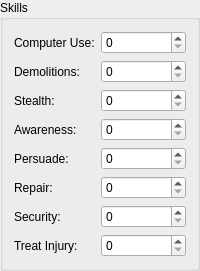
           <widget class="QGroupBox" name="groupBox_6">
            <property name="sizePolicy">
             <sizepolicy hsizetype="Expanding" vsizetype="Expanding">
              <horstretch>0</horstretch>
              <verstretch>0</verstretch>
             </sizepolicy>
            </property>
            <property name="title">
             <string>Skills</string>
            </property>
            <layout class="QFormLayout" name="formLayout_4">
             <item row="0" column="0">
              <widget class="QLabel" name="label_17">
               <property name="sizePolicy">
                <sizepolicy hsizetype="Preferred" vsizetype="Preferred">
                 <horstretch>0</horstretch>
                 <verstretch>0</verstretch>
                </sizepolicy>
               </property>
               <property name="text">
                <string>Computer Use:</string>
               </property>
              </widget>
             </item>
             <item row="0" column="1">
              <widget class="QSpinBox" name="computerUseSpin">
               <property name="minimum">
                <number>0</number>
               </property>
               <property name="maximum">
                <number>255</number>
               </property>
               <property name="sizePolicy">
                <sizepolicy hsizetype="Preferred" vsizetype="Preferred">
                 <horstretch>0</horstretch>
                 <verstretch>0</verstretch>
                </sizepolicy>
               </property>
               <property name="toolTip">
                <string>Computer Use (GFF: SkillList Rank for this skill). BYTE 0–255. Base skill
                 rank before modifiers. In-game: used for computer spikes, hacking, droid repair.
                 Modders: typical ranks 0–30; 255 is max. Cross-class ranks may use negative values
                 internally; editor uses 0–255.</string>
               </property>
              </widget>
             </item>
             <item row="1" column="0">
              <widget class="QLabel" name="label_18">
               <property name="sizePolicy">
                <sizepolicy hsizetype="Preferred" vsizetype="Preferred">
                 <horstretch>0</horstretch>
                 <verstretch>0</verstretch>
                </sizepolicy>
               </property>
               <property name="text">
                <string>Demolitions:</string>
               </property>
              </widget>
             </item>
             <item row="1" column="1">
              <widget class="QSpinBox" name="demolitionsSpin">
               <property name="minimum">
                <number>0</number>
               </property>
               <property name="maximum">
                <number>255</number>
               </property>
               <property name="sizePolicy">
                <sizepolicy hsizetype="Preferred" vsizetype="Preferred">
                 <horstretch>0</horstretch>
                 <verstretch>0</verstretch>
                </sizepolicy>
               </property>
               <property name="toolTip">
                <string>Demolitions (GFF: SkillList Rank). BYTE 0–255. Base rank for placing and
                 disarming mines and explosives. In-game: affects trap DC and disarm checks.
                 Modders: 0–30 typical; 255 max.</string>
               </property>
              </widget>
             </item>
             <item row="2" column="0">
              <widget class="QLabel" name="label_19">
               <property name="sizePolicy">
                <sizepolicy hsizetype="Preferred" vsizetype="Preferred">
                 <horstretch>0</horstretch>
                 <verstretch>0</verstretch>
                </sizepolicy>
               </property>
               <property name="text">
                <string>Stealth:</string>
               </property>
              </widget>
             </item>
             <item row="2" column="1">
              <widget class="QSpinBox" name="stealthSpin">
               <property name="minimum">
                <number>0</number>
               </property>
               <property name="maximum">
                <number>255</number>
               </property>
               <property name="sizePolicy">
                <sizepolicy hsizetype="Preferred" vsizetype="Preferred">
                 <horstretch>0</horstretch>
                 <verstretch>0</verstretch>
                </sizepolicy>
               </property>
               <property name="toolTip">
                <string>Stealth (GFF: SkillList Rank). BYTE 0–255. Base rank for hiding and moving
                 silently. In-game: opposed by Awareness; affects detection range. Modders: 0–30
                 typical.</string>
               </property>
              </widget>
             </item>
             <item row="3" column="0">
              <widget class="QLabel" name="label_20">
               <property name="sizePolicy">
                <sizepolicy hsizetype="Preferred" vsizetype="Preferred">
                 <horstretch>0</horstretch>
                 <verstretch>0</verstretch>
                </sizepolicy>
               </property>
               <property name="text">
                <string>Awareness:</string>
               </property>
              </widget>
             </item>
             <item row="3" column="1">
              <widget class="QSpinBox" name="awarenessSpin">
               <property name="minimum">
                <number>0</number>
               </property>
               <property name="maximum">
                <number>255</number>
               </property>
               <property name="sizePolicy">
                <sizepolicy hsizetype="Preferred" vsizetype="Preferred">
                 <horstretch>0</horstretch>
                 <verstretch>0</verstretch>
                </sizepolicy>
               </property>
               <property name="toolTip">
                <string>Awareness (GFF: SkillList Rank). BYTE 0–255. Base rank for spotting traps,
                 stealth, and hidden objects. In-game: opposed by Stealth; affects perception.
                 Modders: 0–30 typical.</string>
               </property>
              </widget>
             </item>
             <item row="4" column="0">
              <widget class="QLabel" name="label_21">
               <property name="sizePolicy">
                <sizepolicy hsizetype="Preferred" vsizetype="Preferred">
                 <horstretch>0</horstretch>
                 <verstretch>0</verstretch>
                </sizepolicy>
               </property>
               <property name="text">
                <string>Persuade:</string>
               </property>
              </widget>
             </item>
             <item row="4" column="1">
              <widget class="QSpinBox" name="persuadeSpin">
               <property name="minimum">
                <number>0</number>
               </property>
               <property name="maximum">
                <number>255</number>
               </property>
               <property name="sizePolicy">
                <sizepolicy hsizetype="Preferred" vsizetype="Preferred">
                 <horstretch>0</horstretch>
                 <verstretch>0</verstretch>
                </sizepolicy>
               </property>
               <property name="toolTip">
                <string>Persuade (GFF: SkillList Rank). BYTE 0–255. Base rank for dialogue
                 persuasion and intimidation. In-game: affects [Persuade] options and DCs. Modders:
                 0–30 typical; high values make dialogue checks easier.</string>
               </property>
              </widget>
             </item>
             <item row="5" column="0">
              <widget class="QLabel" name="label_22">
               <property name="sizePolicy">
                <sizepolicy hsizetype="Preferred" vsizetype="Preferred">
                 <horstretch>0</horstretch>
                 <verstretch>0</verstretch>
                </sizepolicy>
               </property>
               <property name="text">
                <string>Repair:</string>
               </property>
              </widget>
             </item>
             <item row="5" column="1">
              <widget class="QSpinBox" name="repairSpin">
               <property name="minimum">
                <number>0</number>
               </property>
               <property name="maximum">
                <number>255</number>
               </property>
               <property name="sizePolicy">
                <sizepolicy hsizetype="Preferred" vsizetype="Preferred">
                 <horstretch>0</horstretch>
                 <verstretch>0</verstretch>
                </sizepolicy>
               </property>
               <property name="toolTip">
                <string>Repair (GFF: SkillList Rank). BYTE 0–255. Base rank for repairing items and
                 droids. In-game: affects repair DCs and droid healing. Modders: 0–30 typical.</string>
               </property>
              </widget>
             </item>
             <item row="6" column="0">
              <widget class="QLabel" name="label_23">
               <property name="sizePolicy">
                <sizepolicy hsizetype="Preferred" vsizetype="Preferred">
                 <horstretch>0</horstretch>
                 <verstretch>0</verstretch>
                </sizepolicy>
               </property>
               <property name="text">
                <string>Security:</string>
               </property>
              </widget>
             </item>
             <item row="6" column="1">
              <widget class="QSpinBox" name="securitySpin">
               <property name="minimum">
                <number>0</number>
               </property>
               <property name="maximum">
                <number>255</number>
               </property>
               <property name="sizePolicy">
                <sizepolicy hsizetype="Preferred" vsizetype="Preferred">
                 <horstretch>0</horstretch>
                 <verstretch>0</verstretch>
                </sizepolicy>
               </property>
               <property name="toolTip">
                <string>Security (GFF: SkillList Rank). BYTE 0–255. Base rank for unlocking doors
                 and containers. In-game: opposed by lock DC. Modders: 0–30 typical.</string>
               </property>
              </widget>
             </item>
             <item row="7" column="0">
              <widget class="QLabel" name="label_24">
               <property name="sizePolicy">
                <sizepolicy hsizetype="Preferred" vsizetype="Preferred">
                 <horstretch>0</horstretch>
                 <verstretch>0</verstretch>
                </sizepolicy>
               </property>
               <property name="text">
                <string>Treat Injury:</string>
               </property>
              </widget>
             </item>
             <item row="7" column="1">
              <widget class="QSpinBox" name="treatInjurySpin">
               <property name="minimum">
                <number>0</number>
               </property>
               <property name="maximum">
                <number>255</number>
               </property>
               <property name="sizePolicy">
                <sizepolicy hsizetype="Preferred" vsizetype="Preferred">
                 <horstretch>0</horstretch>
                 <verstretch>0</verstretch>
                </sizepolicy>
               </property>
               <property name="toolTip">
                <string>Treat Injury (GFF: SkillList Rank). BYTE 0–255. Base rank for healing with
                 medpacs and first aid. In-game: affects heal amount and DC. Modders: 0–30 typical.</string>
               </property>
              </widget>
             </item>
            </layout>
           </widget>
